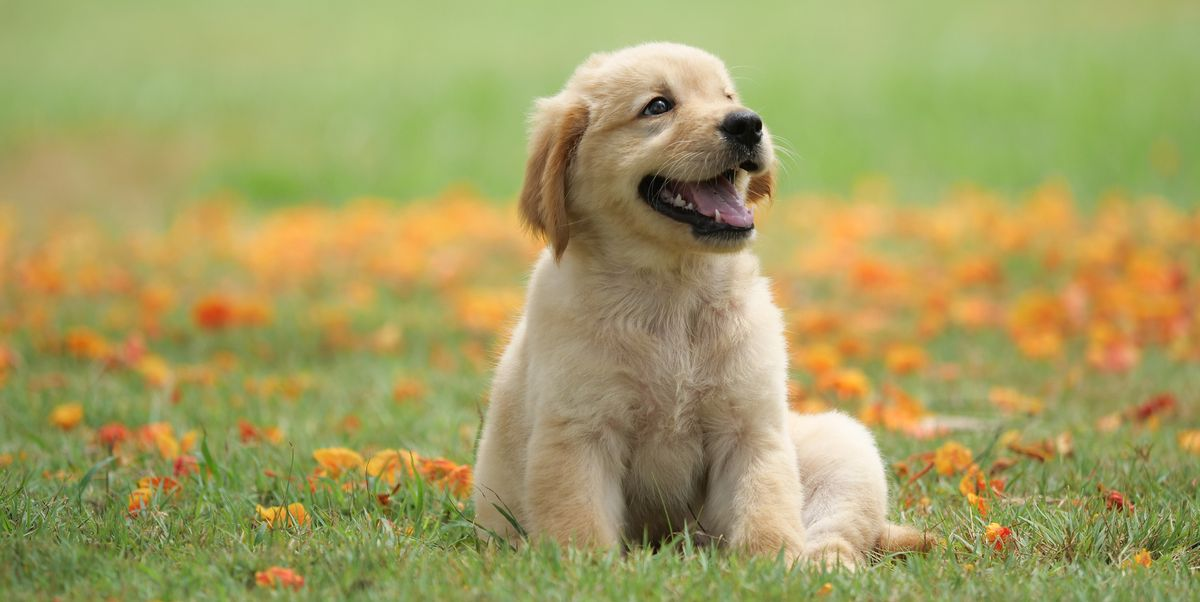
#> input picture Photos/dog2.jpg, 1200 x 602 px
$ python spaces.py
#> lines starting #> are read from the running program, lines starting #| are printed output that depends on the picture
import cv2 as cv
import matplotlib.pyplot as plt

img = cv.imread('./Photos/dog2.jpg')
#> img is the input picture: shape (602, 1200, 3); mean B, G, R 97.6, 158.6, 163.9
cv.imshow('Original', img)

# Plotting the image
plt.imshow(img)
#plt.show()

# Convert to grayscale
gray = cv.cvtColor(img, cv.COLOR_BGR2GRAY)
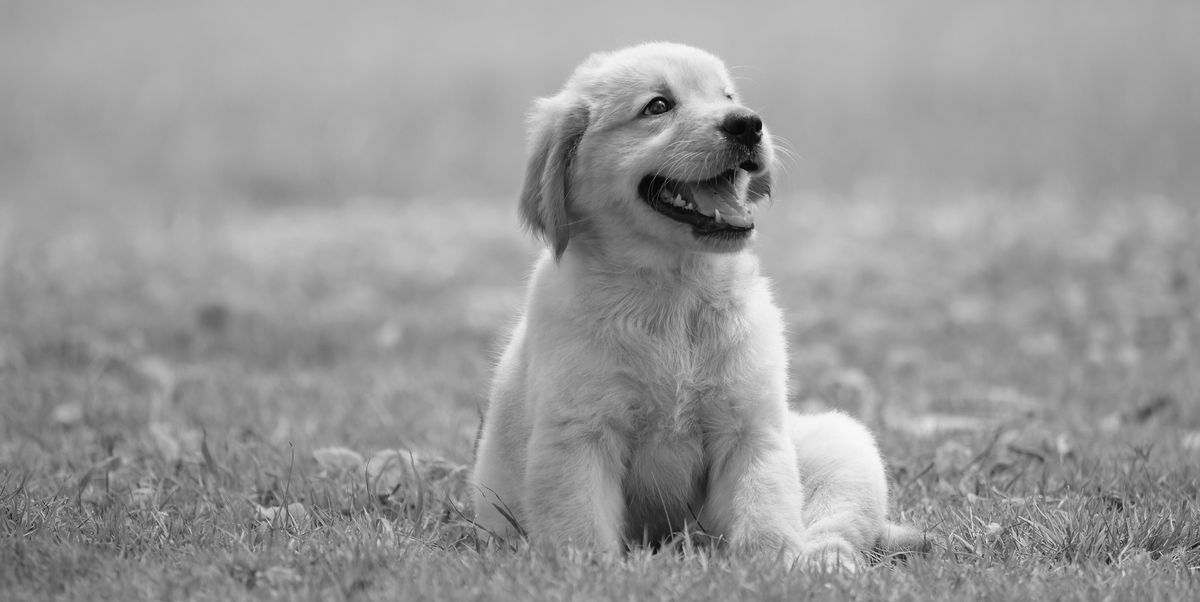
#> gray: shape (602, 1200); min 0, max 251, mean 153.2
#cv.imshow('Gray', gray)

# BGR to HSV
hsv = cv.cvtColor(img, cv.COLOR_BGR2HSV)
#> hsv: shape (602, 1200, 3); mean H, S, V 29.4, 111.4, 173.4
#cv.imshow('HSV', hsv)

# BGR to L*a*b
lab = cv.cvtColor(img, cv.COLOR_BGR2LAB)
#> lab: shape (602, 1200, 3); mean of channels 0, 1, 2 164.7, 121.2, 160.6
#cv.imshow('L*a*b', lab)

# BGR to RGB
rgb = cv.cvtColor(img, cv.COLOR_BGR2RGB)
#cv.imshow('RGB', rgb)

# HSV to BGR
bgr = cv.cvtColor(hsv, cv.COLOR_HSV2BGR)
#cv.imshow('HSV to BGR', bgr)

# Plotting the image as RGB
plt.imshow(rgb)
#plt.show()

cv.waitKey(0)
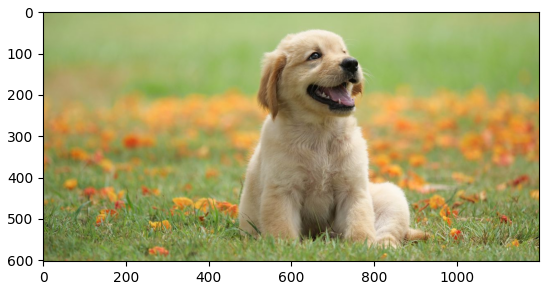
#> figure drawn by matplotlib, 1 panel; B, G, R data is drawn as R, G, B

$ run again, with Photos/dog1.jpg copied over Photos/dog2.jpg
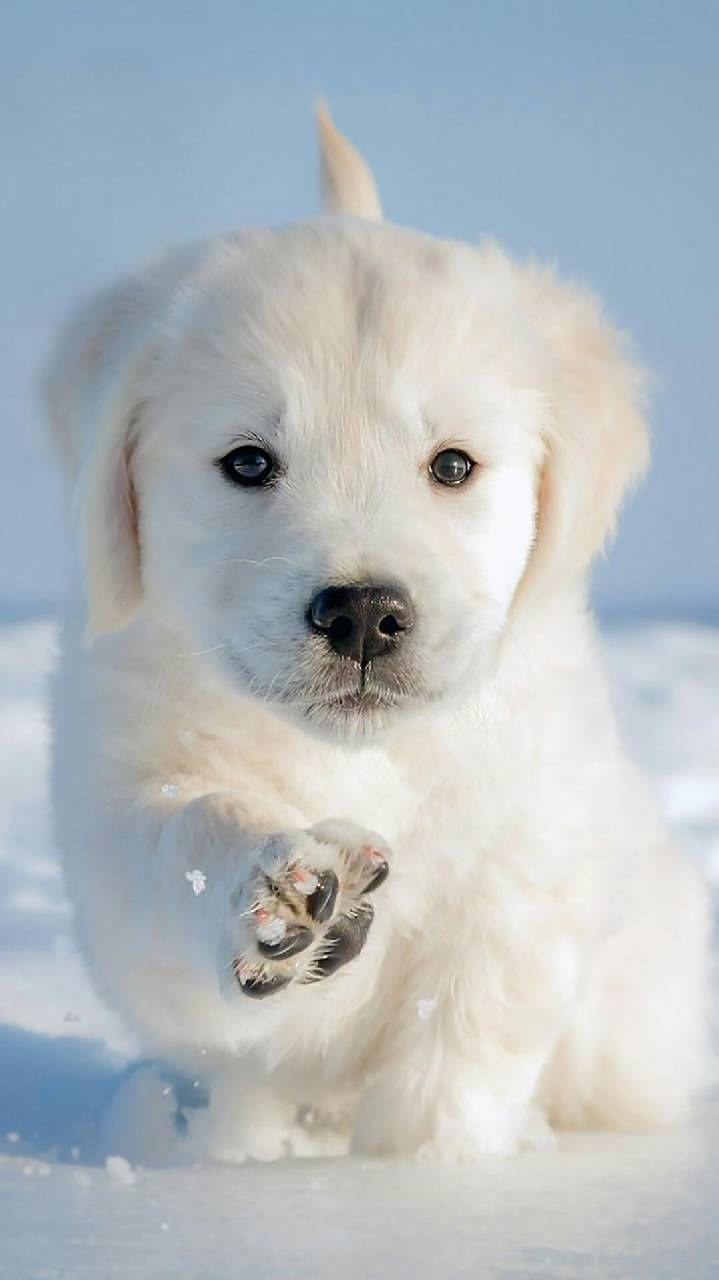
#> input picture Photos/dog1.jpg, 719 x 1280 px
#> img is the input picture: shape (1280, 719, 3); mean B, G, R 191.1, 186.5, 178.7
#> `gray = cv.cvtColor(img, cv.COLOR_BGR2GRAY)`:
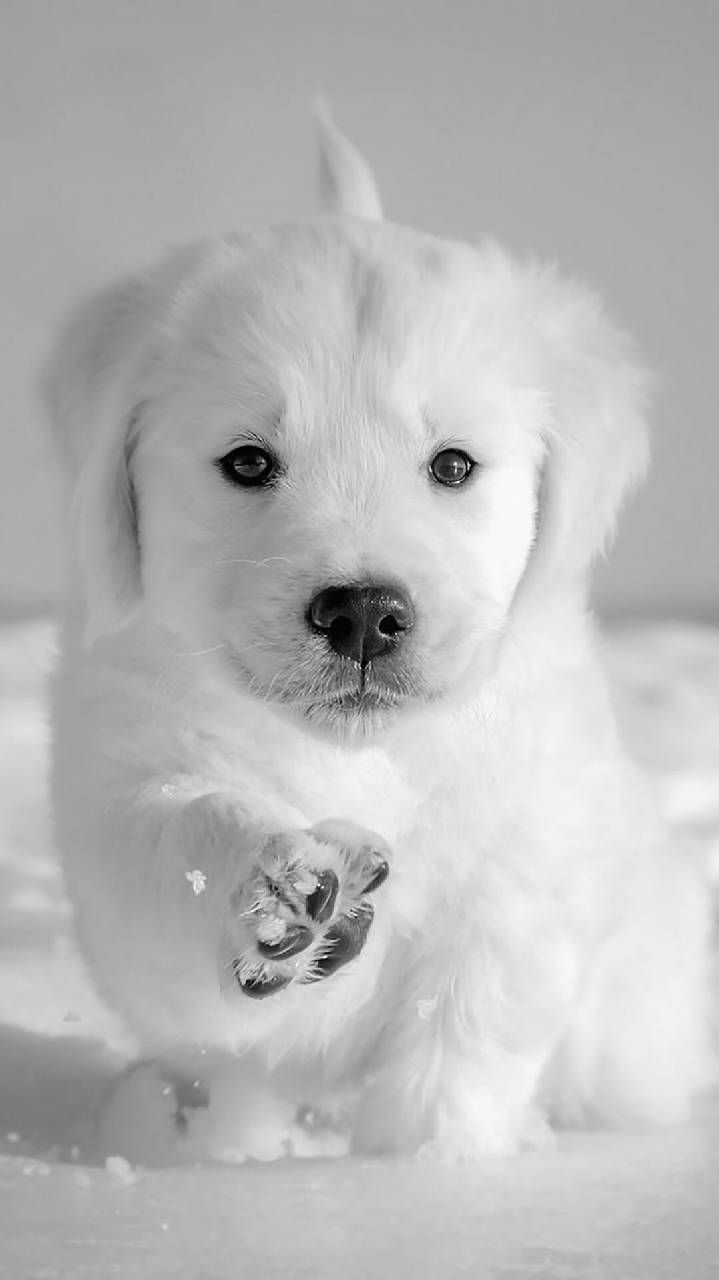
#> gray: shape (1280, 719); min 0, max 254, mean 184.7
#> hsv: shape (1280, 719, 3); mean H, S, V 67.4, 33.6, 197.4
#> lab: shape (1280, 719, 3); mean of channels 0, 1, 2 191.6, 126.5, 124.7
#> `cv.waitKey(0)`:
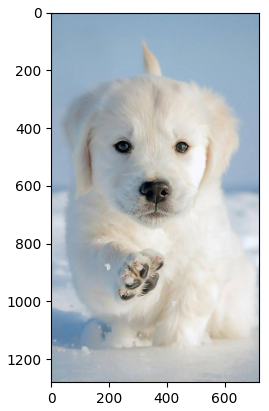
#> figure drawn by matplotlib, 1 panel; B, G, R data is drawn as R, G, B

$ run again, with Photos/dog3.jpg copied over Photos/dog2.jpg
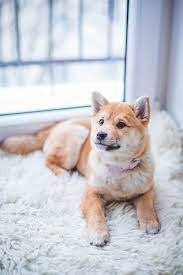
#> input picture Photos/dog3.jpg, 183 x 275 px
#> img is the input picture: shape (275, 183, 3); mean B, G, R 206.7, 200.7, 200.4
#> `gray = cv.cvtColor(img, cv.COLOR_BGR2GRAY)`:
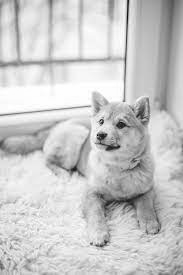
#> gray: shape (275, 183); min 2, max 255, mean 201.3
#> hsv: shape (275, 183, 3); mean H, S, V 89, 28.1, 214.3
#> lab: shape (275, 183, 3); mean of channels 0, 1, 2 206.2, 129.4, 125.1
#> `cv.waitKey(0)`:
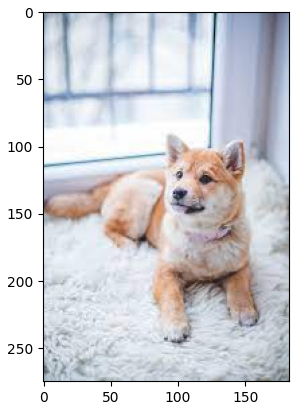
#> figure drawn by matplotlib, 1 panel; B, G, R data is drawn as R, G, B
